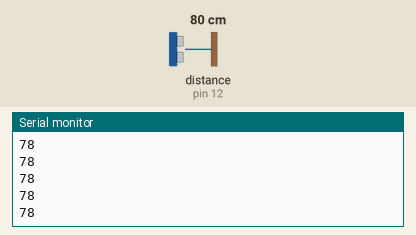
This sketch was run on a simulated Arduino Uno, built with avr-gcc and run on an emulated ATmega328P. Parts: the last lines printed to the serial monitor. Wiring (inferred from the names in the program): ultrasonic range finder: trigger pin 11; echo pin 12. Inputs (shaded band) come from the test bench; at power-on: distance to the obstacle (sensor on pin 12) 80 cm. The echo pulse lasts 58.3 µs per cm.

Above: at 1.2 s.
1.3 s: distance to the obstacle (sensor on pin 12) set to 2 cm
At 1.37 s:
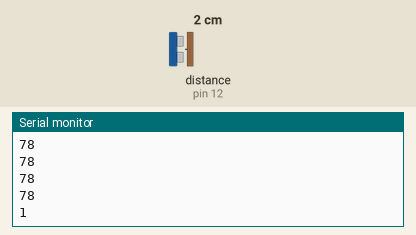
2.8 s: distance to the obstacle (sensor on pin 12) set to 4 cm
At 2.89 s:
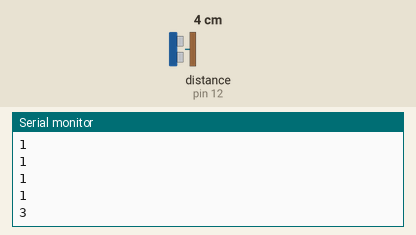
Timing chart, 0 to 5.8 s (numbered marks = the images above; inputs shaded):
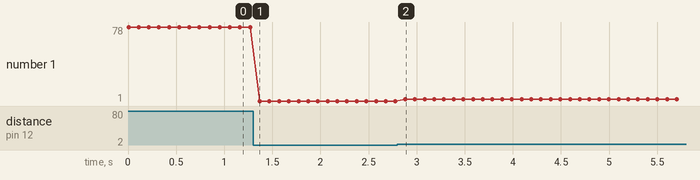

Measured:
- after the input at 1.3 s, the serial monitor: prints a new line after 0.07 s (image 1)
- after the input at 2.8 s, the serial monitor: prints a new line after 0.08 s (image 2)
- plotted number 1: 78 → 1 after the input at 1.3 s, 1 → 3 after the input at 2.8 s

The sketch:

humanfolloingrobot.ino
```cpp
int trig=11;
int echo=12;
int d=8;
long duration;
int dantance;
void setup() {
  // put your setup code here, to run once:
  pinMode(trig, OUTPUT);
  pinMode(echo, INPUT);
  Serial.begin(9600);
}
void loop() {
  // put your main code here, to run repeatedly:


  digitalWrite(trig, LOW);
  delayMicroseconds(2);
  digitalWrite(trig, HIGH);
  delayMicroseconds(10);
  digitalWrite(trig, LOW);

  duration=pulseIn(echo, HIGH);
  dantance=duration*0.034/2;
  Serial.println(dantance);
  delay(100);


}
```
